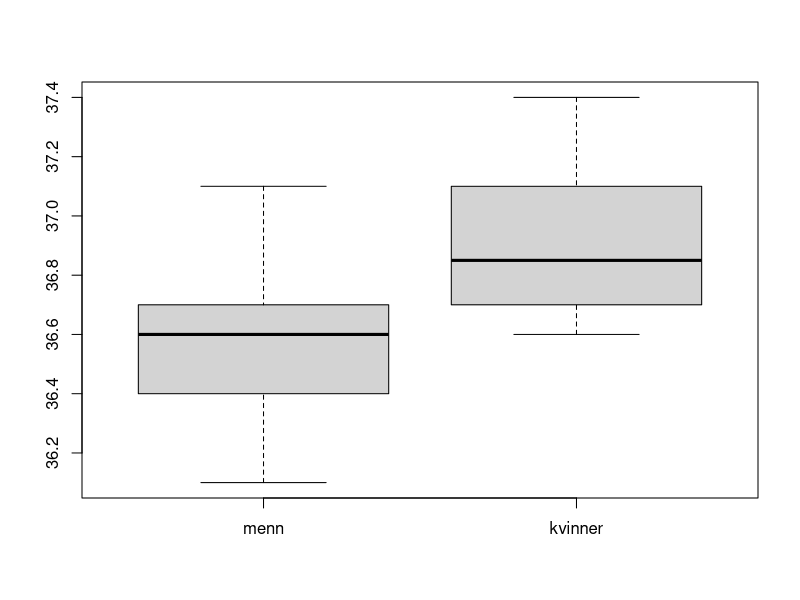
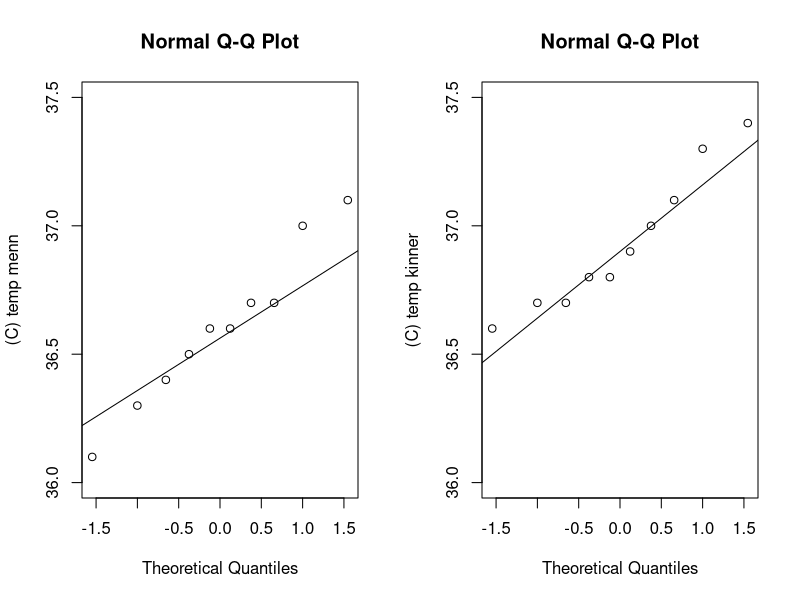

Generate these figures, in order, with R:
y =menn <- c(36.1, 36.3, 36.4, 36.6, 36.6, 36.7, 36.7, 37.0, 36.5, 37.1)
x = kvinner <- c(36.6, 36.7, 36.8, 36.8, 36.7, 37.0, 37.1, 37.3, 36.9, 37.4)

#a) Lag boksplott som viser fordelingen av observasjonene. Kommennter hva du finner.

boxplot(menn, kvinner, names=c('menn', 'kvinner'))

'
Vi ser fra plottet at menn har litt høyere kroppstemperatur enn menn.
Vi ser også at mennene sin fordeling er sjevt mot lavere verdier,
menns kvinners fordeling er har ingen skjevhet
'

#b) Lag normalfordelingsplott for de to observasjonssettene. Kommennter hva du ser.
limy = c(36,37.5)
par(mfrow=c(1,2))
qqnorm(menn, ylab='(C) temp menn', ylim=limy)
qqline(menn)
qqnorm(kvinner, ylab='(C) temp kinner', ylim=limy)
qqline(kvinner)


#c) 
alfa = 0.05
nx = length(kvinner)
ny = length(menn)
Sx = sd(x)
Sy = sd(y)
sp_square = ((nx-1)*Sx**2 + (ny-1)*Sy**2)/(nx+ny-2)
t_obs = abs((mean(kvinner)-mean(menn)))/sqrt(sp_square*(1/nx + 1/ny))
t_lim = qt(1-alfa/2,nx-1)
P = 2* pt(t_obs, nx+ny-2)
t_CI = mean(x) - mean(y) + c(1,-1)*qt(alfa/2, nx+ny-2)*sqrt(sp_square*(1/nx + 1/ny))

#d)
t_obs_NonEqualVar = abs(mean(kvinner)-mean(menn))/sqrt(Sx**2**2/nx + Sy**2/ny)
v = round((Sx**2/nx + Sy**2/ny)**2/((Sx**2/nx)**2/(nx-1) + (Sy**2/ny)**2/(ny-1)))
P = 2* pt(t_obs_NonEqualVar, v)
#e) Utled og gjennomfør en F-test for ˚a sjekke om det er noen grunn til ˚a p˚ast˚a at
#variansene er forskjellige. Sjekk mot var.test() i R.

f = Sx**2/Sy**2
CIf = qf(c(alfa/2, 1-alfa/2),nx-1,ny-1)
